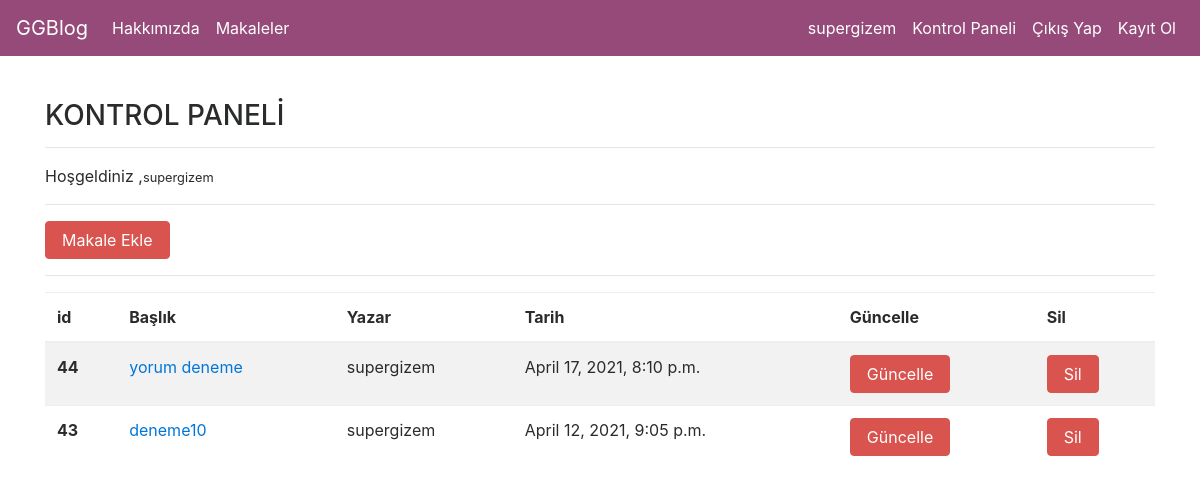
The app's page /articles/dashboard/ (signed in) with its own data.
### article/models.py (models this page shows, shortened)
class Article(models.Model):
    author = models.ForeignKey("auth.User", on_delete=models.CASCADE, verbose_name="Yazar")
    title = models.CharField(max_length=50,verbose_name="Başlık")
    content = RichTextField()
    created_date = models.DateTimeField(auto_now_add=True,verbose_name="Oluşturulma Tarihi")
    article_image = models.FileField(blank=True, null=True, verbose_name="makaleye fotoğraf ekleyin")
    class Meta:
        ordering = ['-created_date']

### article/views.py (the view)
# urls.py: path('dashboard/', views.dashboard, name="dashboard"),
@login_required(login_url="user:login")
def dashboard(request):
    articles = Article.objects.filter(author=request.user)
    context = {
        "articles": articles
    }
    return render(request, "dashboard.html", context)

### templates/dashboard.html
{% extends "layout.html" %}
{% block body %}
<h3> KONTROL PANELİ </h3>
<hr>
<p>
    Hoşgeldiniz ,<small>{{request.user.username}}</small>
</p>
<hr>
<a class="btn btn-danger" href="{% url 'article:addarticle' %}">Makale Ekle</a>
<hr>
    {% if articles %}
                    <table class="table table-striped table-dark">
              <thead>
                <tr>
                  <th scope="col">id</th>
                  <th scope="col">Başlık</th>
                  <th scope="col">Yazar</th>
                  <th scope="col">Tarih</th>
                    <th scope="col">Güncelle</th>
                    <th scope="col">Sil</th>
                </tr>
              </thead>
              <tbody>
               {% for article in articles %}
                <tr>
                  <th scope="row">{{article.id}}</th>
                  <td><a href="{% url 'article:articledetail' article.id %}">{{ article.title }}</a></td>
                  <td>{{ article.author.username }}</td>
                  <td>{{ article.created_date }}</td>
                    <td> <a href="{% url 'article:update' article.id %}" class="btn btn-danger">Güncelle</a></td>
                    <td> <a href="{% url 'article:delete' article.id %}" class="btn btn-danger">Sil</a></td>
                </tr>
               {% endfor %}
              </tbody>
            </table>
    {% else %}
     <div class="alert alert-danger"> Herhangi bir makaleniz bulunmamaktdır!</div>
    {% endif %}
{% endblock body %}

### templates/includes/navbar.html (shortened to what this page needs)
<nav class="navbar navbar-toggleable-md navbar-inverse fixed-top " style="background-color:#954A79;" >
        <a class="navbar-brand" href="{% url 'index'  %}">GGBlog</a>
        <div class="collapse navbar-collapse" id="navbarCollapse" >
          <ul class="navbar-nav mr-auto">
            <li class="nav-item active">
              <a class="nav-link" href="{% url 'about'  %}">Hakkımızda</a>
            </li>
            <li class="nav-item active">
                <a class="nav-link" href="{% url 'article:articles'  %}">Makaleler</a>
            </li>
          </ul>
          <ul class="navbar-nav ml-auto">
          {% if request.user.is_authenticated %}
         <li class="nav-item active">
            <a class="nav-link" >{{ request.user.username }}</a>
          </li>
          <li class="nav-item active">
            <a class="nav-link" href="{% url 'article:dashboard'  %}">Kontrol Paneli</a>
          </li>
          <li class="nav-item active">
            <a class="nav-link" href="{% url 'user:logout'  %}">Çıkış Yap</a>
          </li>
          {% else %}
          <li class="nav-item active">
            <a class="nav-link" href="{% url 'user:login'  %}">Giriş Yap</a>
          </li>
          {% endif %}
          <li class="nav-item active">
            <a class="nav-link"href="{% url 'user:register'  %}">Kayıt Ol</a>
          </li>
          </ul>
        </div>
</nav>

### records on screen
Article: id "44", title "yorum deneme", author.username "supergizem", created_date "April 17, 2021, 8:10 p.m."
Article: id "43", title "deneme10", author.username "supergizem", created_date "April 12, 2021, 9:05 p.m."

### other values on screen
{{ request.user.username }} "supergizem"
